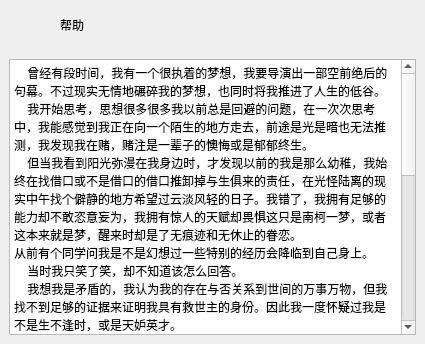
<?xml version="1.0" encoding="UTF-8"?>
<ui version="4.0">
 <class>frmHelper</class>
 <widget class="QDialog" name="frmHelper">
  <property name="geometry">
   <rect>
    <x>0</x>
    <y>0</y>
    <width>425</width>
    <height>344</height>
   </rect>
  </property>
  <layout class="QVBoxLayout" name="verticalLayout_2">
   <property name="spacing">
    <number>0</number>
   </property>
   <property name="leftMargin">
    <number>0</number>
   </property>
   <property name="topMargin">
    <number>0</number>
   </property>
   <property name="rightMargin">
    <number>0</number>
   </property>
   <property name="bottomMargin">
    <number>0</number>
   </property>
   <item>
    <widget class="QWidget" name="widget_title" native="true">
     <property name="sizePolicy">
      <sizepolicy hsizetype="Preferred" vsizetype="Fixed">
       <horstretch>0</horstretch>
       <verstretch>0</verstretch>
      </sizepolicy>
     </property>
     <property name="minimumSize">
      <size>
       <width>0</width>
       <height>50</height>
      </size>
     </property>
     <layout class="QHBoxLayout" name="horizontalLayout_4">
      <property name="spacing">
       <number>0</number>
      </property>
      <property name="leftMargin">
       <number>0</number>
      </property>
      <property name="topMargin">
       <number>0</number>
      </property>
      <property name="rightMargin">
       <number>0</number>
      </property>
      <property name="bottomMargin">
       <number>0</number>
      </property>
      <item>
       <widget class="QLabel" name="lab_Ico">
        <property name="sizePolicy">
         <sizepolicy hsizetype="Minimum" vsizetype="Preferred">
          <horstretch>0</horstretch>
          <verstretch>0</verstretch>
         </sizepolicy>
        </property>
        <property name="minimumSize">
         <size>
          <width>60</width>
          <height>0</height>
         </size>
        </property>
        <property name="text">
         <string/>
        </property>
        <property name="alignment">
         <set>Qt::AlignCenter</set>
        </property>
       </widget>
      </item>
      <item>
       <widget class="QLabel" name="lab_Title">
        <property name="sizePolicy">
         <sizepolicy hsizetype="Expanding" vsizetype="Preferred">
          <horstretch>0</horstretch>
          <verstretch>0</verstretch>
         </sizepolicy>
        </property>
        <property name="styleSheet">
         <string notr="true"/>
        </property>
        <property name="text">
         <string>帮助</string>
        </property>
        <property name="alignment">
         <set>Qt::AlignLeading|Qt::AlignLeft|Qt::AlignVCenter</set>
        </property>
       </widget>
      </item>
      <item>
       <widget class="QWidget" name="widget_menu" native="true">
        <property name="sizePolicy">
         <sizepolicy hsizetype="Minimum" vsizetype="Preferred">
          <horstretch>0</horstretch>
          <verstretch>0</verstretch>
         </sizepolicy>
        </property>
        <layout class="QHBoxLayout" name="horizontalLayout_5">
         <property name="spacing">
          <number>0</number>
         </property>
         <property name="leftMargin">
          <number>0</number>
         </property>
         <property name="topMargin">
          <number>0</number>
         </property>
         <property name="rightMargin">
          <number>0</number>
         </property>
         <property name="bottomMargin">
          <number>0</number>
         </property>
         <item>
          <widget class="QPushButton" name="btnMenu_Close">
           <property name="sizePolicy">
            <sizepolicy hsizetype="Minimum" vsizetype="Expanding">
             <horstretch>0</horstretch>
             <verstretch>0</verstretch>
            </sizepolicy>
           </property>
           <property name="minimumSize">
            <size>
             <width>100</width>
             <height>0</height>
            </size>
           </property>
           <property name="cursor">
            <cursorShape>ArrowCursor</cursorShape>
           </property>
           <property name="focusPolicy">
            <enum>Qt::NoFocus</enum>
           </property>
           <property name="text">
            <string/>
           </property>
           <property name="flat">
            <bool>true</bool>
           </property>
          </widget>
         </item>
        </layout>
       </widget>
      </item>
     </layout>
    </widget>
   </item>
   <item>
    <widget class="QWidget" name="widget_main" native="true">
     <property name="styleSheet">
      <string notr="true"/>
     </property>
     <layout class="QVBoxLayout" name="verticalLayout">
      <item>
       <widget class="QPlainTextEdit" name="plainTextEdit">
        <property name="focusPolicy">
         <enum>Qt::NoFocus</enum>
        </property>
        <property name="plainText">
         <string>    曾经有段时间，我有一个很执着的梦想，我要导演出一部空前绝后的句幕。不过现实无情地碾碎我的梦想，也同时将我推进了人生的低谷。
    我开始思考，思想很多很多我以前总是回避的问题，在一次次思考中，我能感觉到我正在向一个陌生的地方走去，前途是光是暗也无法推测，我发现我在赌，赌注是一辈子的懊悔或是郁郁终生。
    但当我看到阳光弥漫在我身边时，才发现以前的我是那么幼稚，我始终在找借口或不是借口的借口推卸掉与生俱来的责任，在光怪陆离的现实中午找个僻静的地方希望过云淡风轻的日子。我错了，我拥有足够的能力却不敢恣意妄为，我拥有惊人的天赋却畏惧这只是南柯一梦，或者这本来就是梦，醒来时却是了无痕迹和无休止的眷恋。
从前有个同学问我是不是幻想过一些特别的经历会降临到自己身上。
    当时我只笑了笑，却不知道该怎么回答。
    我想我是矛盾的，我认为我的存在与否关系到世间的万事万物，但我找不到足够的证据来证明我具有救世主的身份。因此我一度怀疑过我是不是生不逢时，或是天妒英才。
    我在一次次轮回中等待着一个机会，也许是乱世，也许是太平，我没有所谓的一技之长，只有飞扬跋扈的骄傲和潮洗潮卷的胸怀。只有一笑置之的孤傲和白云苍狗的方式。
    我想我不该妄自菲薄，甚至这是理所当然的不加半点修饰的顺其自然。
    我很喜欢这样一句话：如果我将庸碌一生的话，地球将停止转动，地球停止转动了吗？没有，那我将不会庸碌一生。
在特定的时间，特定的环境，特定的地点，有个特定的人将主宰万事万物！
    天生我才必有用！
    经典的心照不宣，只可惜他的傲慢却没有足够的能力做基垫。
    我想我是对的，注定的便是永远无法改变的，过去的只是匆匆一瞥，将来的只是白驹过隙，一次次的轮回换来的是麻木的循规蹈矩，所以世界需要那么一个人----改变。
    过去亦空间空对月，茫茫鸿蒙无归处。
    我如薏苡，为实。
    众如佛珠，为空。
    我为本，众为捧。
    冥冥之间以无踪。</string>
        </property>
       </widget>
      </item>
     </layout>
    </widget>
   </item>
  </layout>
 </widget>
 <resources/>
 <connections/>
</ui>
